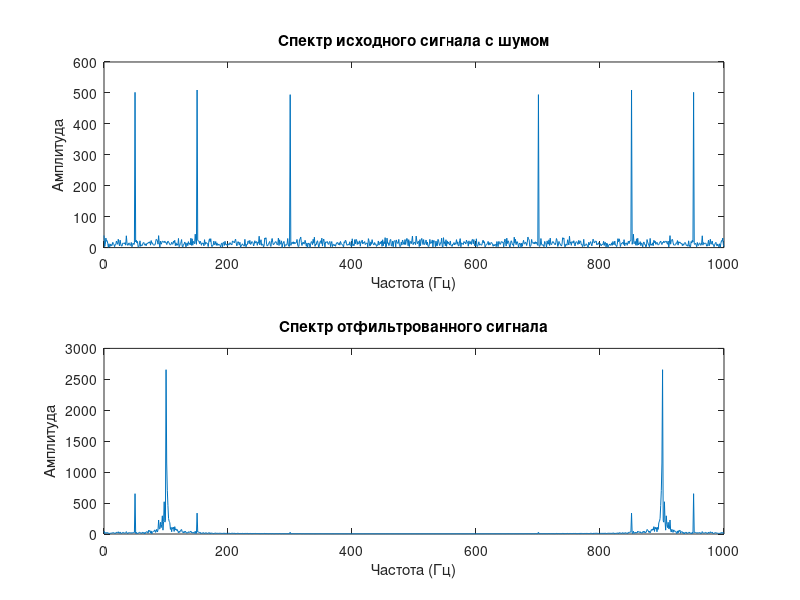

The MATLAB source for this figure:
% Лабораторная работа №8: Фильтрация дискретных сигналов с использованием фильтра Гёрцеля

% Параметры сигнала
Fs = 1000;               % Частота дискретизации (Гц)
T = 1;                   % Длительность сигнала (сек)
t = 0:1/Fs:T-1/Fs;       % Временная ось
f1 = 50;                 % Частота первой спектральной компоненты (Гц)
f2 = 150;                % Частота второй спектральной компоненты (Гц)
f3 = 300;                % Частота третьей спектральной компоненты (Гц)
f4 = 500;                % Частота четвертой спектральной компоненты (Гц)

% Генерация сигнала с несколькими спектральными компонентами
signal = sin(2*pi*f1*t) + sin(2*pi*f2*t) + sin(2*pi*f3*t) + sin(2*pi*f4*t);

% Добавление белого шума
noise = 0.5 * randn(size(t));   % Белый шум
signal_with_noise = signal + noise;  % Сигнал с шумом

% Визуализация исходного сигнала с шумом
figure;
subplot(3,1,1);
plot(t, signal_with_noise);
title('Исходный сигнал с шумом');
xlabel('Время (сек)');
ylabel('Амплитуда');

% Реализация фильтра Гёрцеля

% Параметры фильтра
f_cutoff = 100;            % Частота среза фильтра (Гц)
omega_c = 2*pi*f_cutoff/Fs;   % Нормированная угловая частота среза

% Коэффициенты фильтра Гёрцеля
a1 = -2*cos(omega_c);
a2 = 1;
b0 = (1 - cos(omega_c)) / 2;
b1 = 1 - cos(omega_c);
b2 = b0;

% Применение разностного уравнения фильтра
N = length(signal_with_noise);    % Длина сигнала
filtered_signal = zeros(1, N);

for n = 3:N
    filtered_signal(n) = b0*signal_with_noise(n) + b1*signal_with_noise(n-1) + b2*signal_with_noise(n-2) ...
                         - a1*filtered_signal(n-1) - a2*filtered_signal(n-2);
end

% Визуализация отфильтрованного сигнала
subplot(3,1,2);
plot(t, filtered_signal);
title('Отфильтрованный сигнал с использованием фильтра Гёрцеля');
xlabel('Время (сек)');
ylabel('Амплитуда');

% Построение частотной характеристики фильтра
freqz([b0 b1 b2], [1 a1 a2], 1024, Fs);
title('Частотная характеристика фильтра Гёрцеля');

% Построение спектров исходного и отфильтрованного сигнала
subplot(3,1,3);
% Спектр исходного сигнала
subplot(2,1,1);
spec_orig = abs(fft(signal_with_noise));
f_axis = linspace(0, Fs, length(spec_orig));
plot(f_axis, spec_orig);
title('Спектр исходного сигнала с шумом');
xlabel('Частота (Гц)');
ylabel('Амплитуда');

% Спектр отфильтрованного сигнала
subplot(2,1,2);
spec_filtered = abs(fft(filtered_signal));
plot(f_axis, spec_filtered);
title('Спектр отфильтрованного сигнала');
xlabel('Частота (Гц)');
ylabel('Амплитуда');

% Выводы:
disp('Фильтрация выполнена с использованием фильтра Гёрцеля. На частотах выше 100 Гц фильтр эффективно подавляет высокочастотный шум.');

